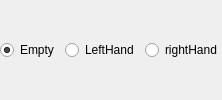
          <widget class="QWidget" name="widget11" native="true">
           <property name="minimumSize">
            <size>
             <width>0</width>
             <height>0</height>
            </size>
           </property>
           <layout class="QHBoxLayout" name="horizontalLayout_33">
            <property name="leftMargin">
             <number>0</number>
            </property>
            <property name="topMargin">
             <number>0</number>
            </property>
            <property name="rightMargin">
             <number>0</number>
            </property>
            <property name="bottomMargin">
             <number>0</number>
            </property>
            <item>
             <widget class="QRadioButton" name="rdbArm1Empty">
              <property name="text">
               <string>Empty</string>
              </property>
              <property name="checked">
               <bool>true</bool>
              </property>
             </widget>
            </item>
            <item>
             <widget class="QRadioButton" name="rdbArm1Left">
              <property name="text">
               <string>LeftHand</string>
              </property>
              <property name="checked">
               <bool>false</bool>
              </property>
             </widget>
            </item>
            <item>
             <widget class="QRadioButton" name="rdbArm1Right">
              <property name="text">
               <string>rightHand</string>
              </property>
             </widget>
            </item>
           </layout>
          </widget>
